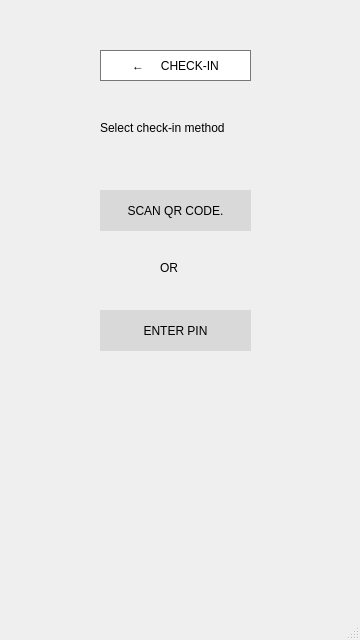
<?xml version="1.0" encoding="UTF-8"?>
<ui version="4.0">
 <class>MainWindow</class>
 <widget class="QMainWindow" name="MainWindow">
  <property name="geometry">
   <rect>
    <x>0</x>
    <y>0</y>
    <width>360</width>
    <height>640</height>
   </rect>
  </property>
  <property name="windowTitle">
   <string>MainWindow</string>
  </property>
  <property name="styleSheet">
   <string notr="true"/>
  </property>
  <widget class="QWidget" name="centralwidget">
   <widget class="QPushButton" name="btnBack">
    <property name="geometry">
     <rect>
      <x>100</x>
      <y>50</y>
      <width>151</width>
      <height>31</height>
     </rect>
    </property>
    <property name="font">
     <font>
      <pointsize>9</pointsize>
     </font>
    </property>
    <property name="styleSheet">
     <string notr="true">border: 1px solid #777777; background-color: white;</string>
    </property>
    <property name="text">
     <string>←     CHECK-IN</string>
    </property>
   </widget>
   <widget class="QLabel" name="lblInstruction">
    <property name="geometry">
     <rect>
      <x>100</x>
      <y>120</y>
      <width>161</width>
      <height>16</height>
     </rect>
    </property>
    <property name="font">
     <font>
      <pointsize>9</pointsize>
     </font>
    </property>
    <property name="text">
     <string>Select check-in method</string>
    </property>
   </widget>
   <widget class="QPushButton" name="btnScanQR">
    <property name="geometry">
     <rect>
      <x>100</x>
      <y>190</y>
      <width>151</width>
      <height>41</height>
     </rect>
    </property>
    <property name="font">
     <font>
      <pointsize>9</pointsize>
     </font>
    </property>
    <property name="styleSheet">
     <string notr="true">background-color: #d9d9d9;
border: none;
padding: 12px;</string>
    </property>
    <property name="text">
     <string>SCAN QR CODE.</string>
    </property>
   </widget>
   <widget class="QPushButton" name="btnEnterPin">
    <property name="geometry">
     <rect>
      <x>100</x>
      <y>310</y>
      <width>151</width>
      <height>41</height>
     </rect>
    </property>
    <property name="font">
     <font>
      <pointsize>9</pointsize>
     </font>
    </property>
    <property name="styleSheet">
     <string notr="true">background-color: #d9d9d9;
border: none;
padding: 12px;</string>
    </property>
    <property name="text">
     <string>ENTER PIN</string>
    </property>
   </widget>
   <widget class="QLabel" name="label_2">
    <property name="geometry">
     <rect>
      <x>160</x>
      <y>260</y>
      <width>55</width>
      <height>16</height>
     </rect>
    </property>
    <property name="font">
     <font>
      <pointsize>9</pointsize>
     </font>
    </property>
    <property name="text">
     <string>OR</string>
    </property>
   </widget>
  </widget>
  <widget class="QMenuBar" name="menubar">
   <property name="geometry">
    <rect>
     <x>0</x>
     <y>0</y>
     <width>360</width>
     <height>26</height>
    </rect>
   </property>
  </widget>
  <widget class="QStatusBar" name="statusbar"/>
 </widget>
 <resources/>
 <connections/>
</ui>
